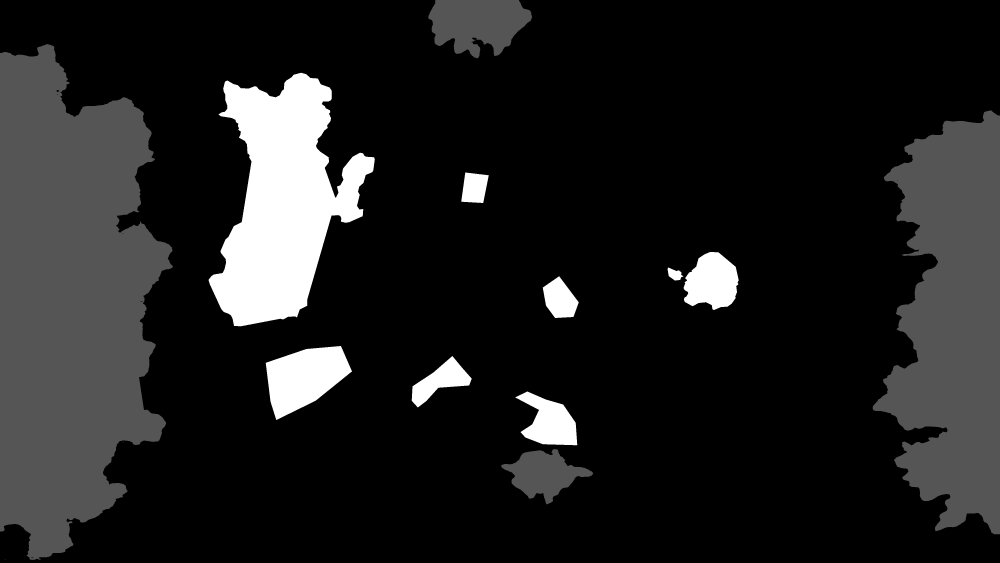
#> input picture dataset/masks/DJI_0031_JPG.rf.3ef13dd7db7640d682b66c7e7b4b51d8.png, 4000 x 2250 px, given as the content of the folder data/eval/images, which was not available (shown at 1/4 size)
$ python check_eval_coverage.py
#> lines starting #> are read from the running program, lines starting #| are printed output that depends on the picture; pictures that were not available may be replaced by others from this repository, and a replacement may not be noted
import sys
if hasattr(sys.stdout, 'reconfigure'):
    try:
        sys.stdout.reconfigure(encoding='utf-8')
    except Exception:
        pass

from pathlib import Path
import cv2, numpy as np
from tqdm import tqdm

QA = Path("data/qa"); QA.mkdir(parents=True, exist_ok=True)
PAL = {1: (75, 180, 60), 2: (60, 140, 255), 3: (40, 40, 200)}

img_files = sorted(p for p in Path("data/eval/images").iterdir()
                   if p.suffix.lower() in {".jpg", ".jpeg", ".png"} and not p.name.startswith("preview_"))
print(f"\n🔍 Verifying Evaluation Dataset Coverage ({len(img_files)} images)...")

paired = 0
unpaired = 0
pbar = tqdm(img_files, desc="Checking Eval Overlays", unit="img")
for ip in pbar:
    img = cv2.imread(str(ip))
#> img is the input picture: shape (2250, 4000, 3); min 0, max 3, mean 0.372
    m = cv2.imread(f"data/eval/masks/{ip.stem}.png", 0)
#> m: shape (2250, 4000); min 0, max 3, mean 0.372
    if img is None or m is None:
        print(f"\n⚠️ MISSING/UNPAIRED: {ip.stem}")
        unpaired += 1
        continue
    ov = img.copy()
    for v, c in PAL.items():
        ov[m == v] = c
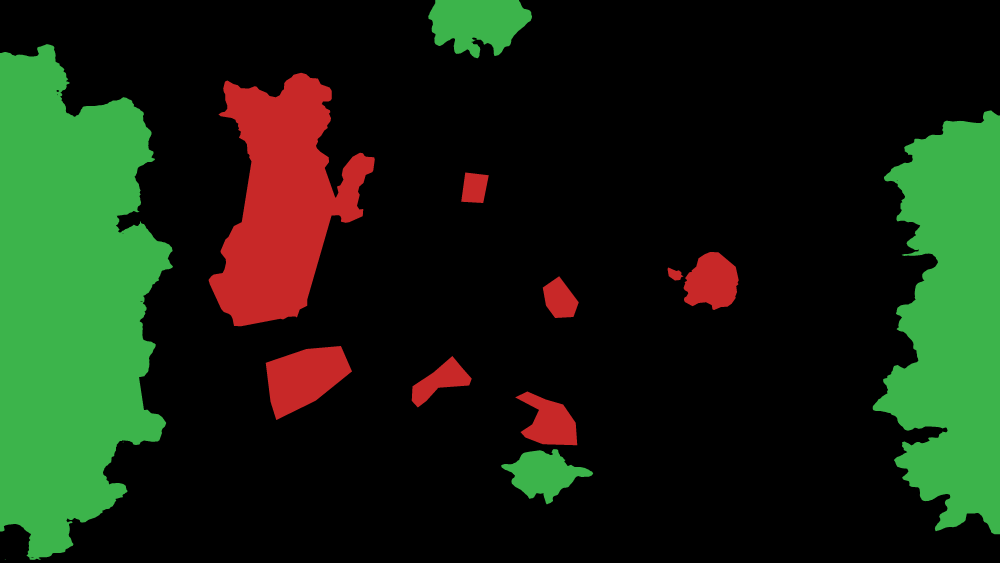
#> ov: shape (2250, 4000, 3) (shown at 1/4 size); mean B, G, R 16.6, 36.6, 23.5
    cv2.imwrite(str(QA / f"eval_check_{ip.stem}.jpg"),
                cv2.addWeighted(img, 0.5, ov, 0.5, 0))
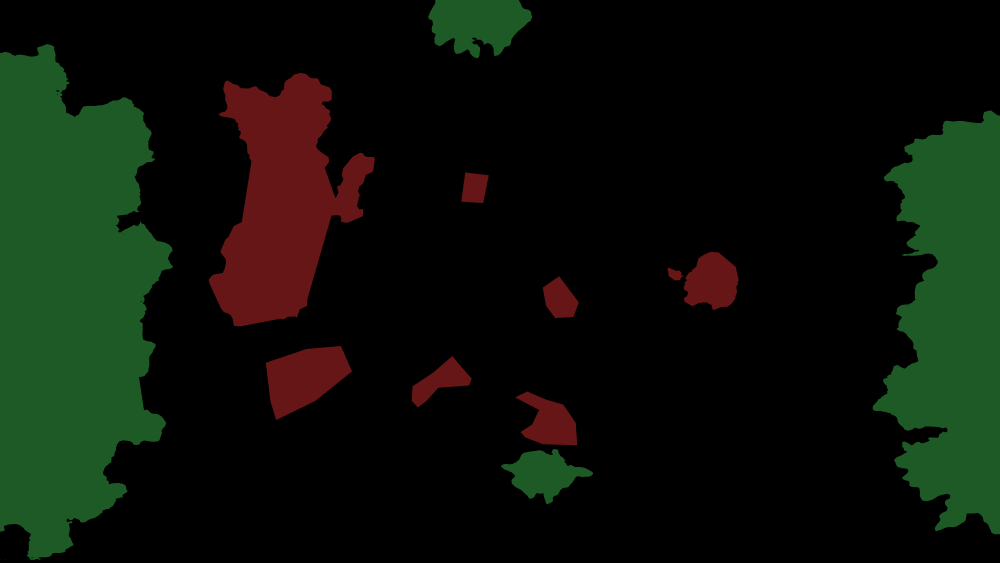
#> saved as eval_check_DJI_0031_JPG.rf.3ef13dd7db7640d682b66c7e7b4b51d8.jpg: shape (2250, 4000, 3) (shown at 1/4 size); mean B, G, R 8.5, 18.4, 11.9
    paired += 1
    pbar.set_postfix({
        "paired": f"{paired}/{len(img_files)}",
        "leaf%": f"{(m>0).mean():.1%}"
    })

print(f"\n✅ Coverage Check Complete: {paired}/{len(img_files)} masks paired and validated!")
if unpaired > 0:
    print(f"⚠️ Warning: {unpaired} images lacked matching masks.")
print(f"   Visual overlay previews saved in {QA}/\n")

$ run again, on dataset/masks/DJI_0741-JPG_jpeg.rf.2558564de20419c1161fcbcfdd9f74cd.png
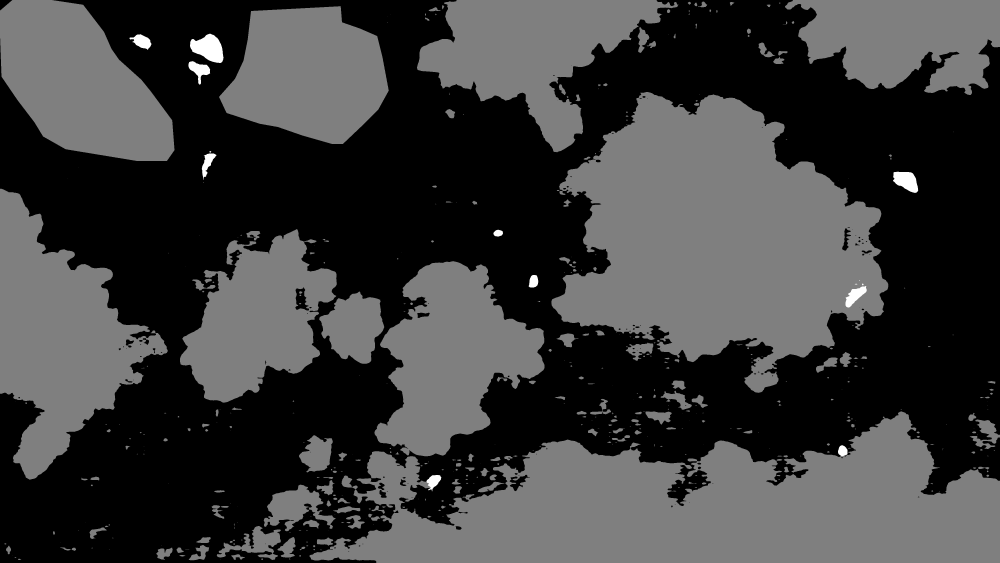
#> input picture dataset/masks/DJI_0741-JPG_jpeg.rf.2558564de20419c1161fcbcfdd9f74cd.png, 4000 x 2250 px, given as the content of the folder data/eval/images, which was not available (shown at 1/4 size)
#> img is the input picture: shape (2250, 4000, 3); min 0, max 2, mean 0.474
#> after the loop `for v, c in PAL.items():`:
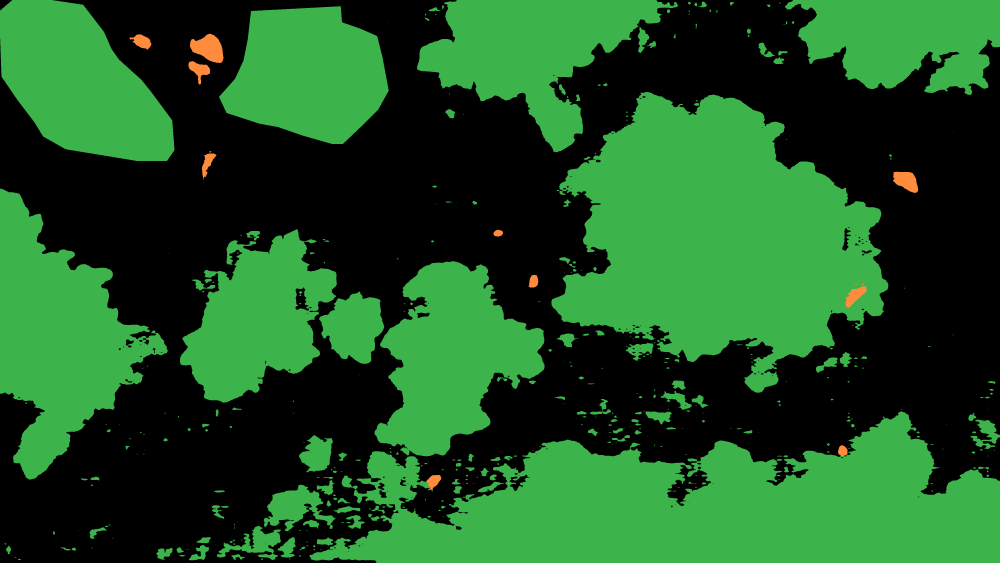
#> ov: shape (2250, 4000, 3) (shown at 1/4 size); mean B, G, R 35.2, 84.5, 29
#> `cv2.imwrite(str(QA / f"eval_check_{ip.stem}.jpg"), cv2.addWeighted(img..`:
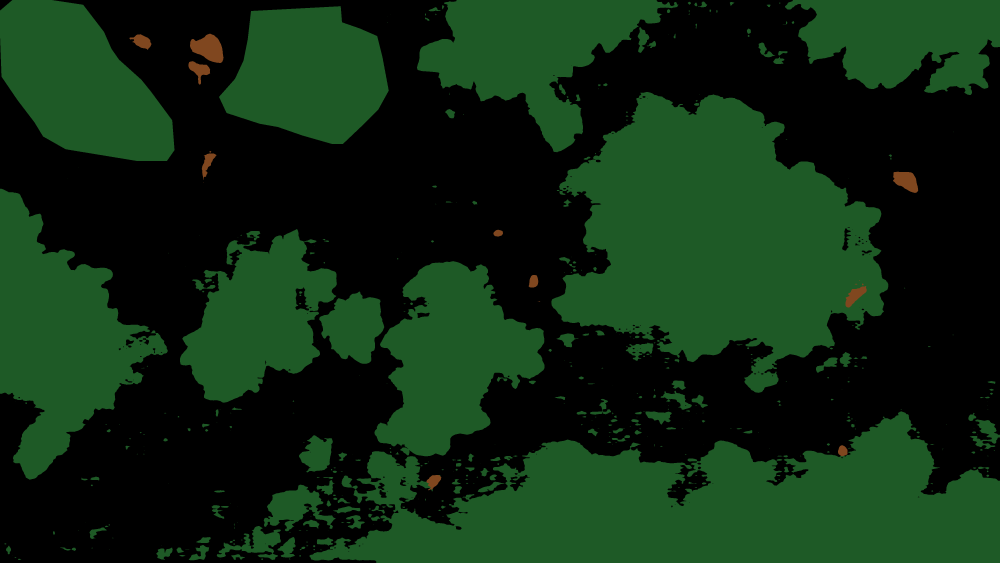
#> saved as eval_check_DJI_0741-JPG_jpeg.rf.2558564de20419c1161fcbcfdd9f74cd.jpg: shape (2250, 4000, 3) (shown at 1/4 size); mean B, G, R 17.8, 42.3, 14.5
